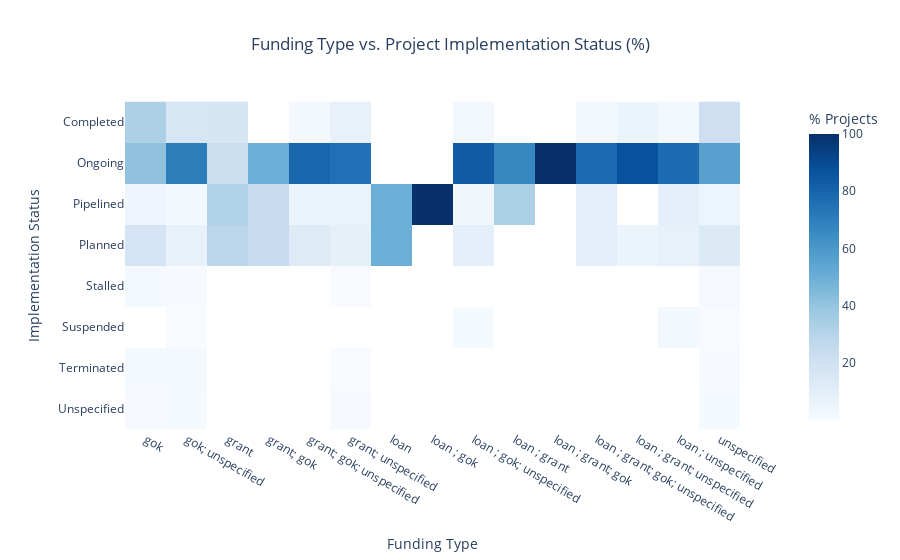

The notebook cell saved with this chart:
### Code cell
import plotly.express as px
import pandas as pd

# Grouping and normalizing data for funding type vs implementation status
funding_vs_success = df.groupby(["funding_type", "implementation_status"]).size().unstack()
funding_vs_success_percentage = funding_vs_success.div(funding_vs_success.sum(axis=1), axis=0) * 100

# Create an interactive heatmap for funding type vs implementation status
fig = px.imshow(funding_vs_success_percentage.T,  # Transpose for correct orientation
                labels=dict(x="Funding Type", y="Implementation Status", color="% Projects"),
                x=funding_vs_success_percentage.index,
                y=funding_vs_success_percentage.columns,
                color_continuous_scale="Blues",  # Modern blue color scale
                title="Funding Type vs. Project Implementation Status (%)")
fig.update_layout(
    template="plotly",  # Use modern plotly template
    title_x=0.5,  # Center the title
    plot_bgcolor="white",  # White plot background
    paper_bgcolor="white",  # White paper background
)
fig.show()

### Figure 1 — Plotly figure (JSON) as saved in the notebook; plotly's stock layout.template omitted (floating-point values rounded to 4 significant figures)
{"data": [{"coloraxis": "coloraxis", "hovertemplate": "Funding Type: %{x}<br>Implementation Status: %{y}<br>% Projects: %{z}<extra></extra>", "name": "0", "type": "heatmap", "x": ["gok", "gok; unspecified", "grant", "grant; gok", "grant; gok; unspecified", "grant; unspecified", "loan", "loan ; gok", "loan ; gok; unspecified", "loan ; grant", "loan ; grant; gok", "loan ; grant; gok; unspecified", "loan ; grant; unspecified", "loan ; unspecified", "unspecified"], "xaxis": "x", "y": ["Completed", "Ongoing", "Pipelined", "Planned", "Stalled", "Suspended", "Terminated", "Unspecified"], "yaxis": "y", "z": [[32.88, 16.28, 17.14, null, 2.299, 7.717, null, null, 2.105, null, null, 2.564, 6.25, 2.564, 21.63], [41.1, 70.62, 22.86, 50, 79.31, 75.24, null, null, 83.16, 66.67, 100, 76.92, 87.5, 76.92, 56.14], [4.795, 2.069, 31.43, 25, 5.747, 6.752, 50, 100, 4.211, 33.33, null, 10.26, null, 10.26, 5.539], [17.81, 7.724, 28.57, 25, 12.64, 9.003, 50, null, 9.474, null, null, 10.26, 6.25, 7.692, 13.7], [1.37, 0.6897, null, null, null, 0.3215, null, null, null, null, null, null, null, null, 1.272], [null, 0.1379, null, null, null, null, null, null, 1.053, null, null, null, null, 2.564, 0.07485], [1.37, 1.517, null, null, null, 0.3215, null, null, null, null, null, null, null, null, 0.5988], [0.6849, 0.9655, null, null, null, 0.6431, null, null, null, null, null, null, null, null, 1.048]]}], "layout": {"coloraxis": {"colorbar": {"title": {"text": "% Projects"}}, "colorscale": [[0, "rgb(247,251,255)"], [0.125, "rgb(222,235,247)"], [0.25, "rgb(198,219,239)"], [0.375, "rgb(158,202,225)"], [0.5, "rgb(107,174,214)"], [0.625, "rgb(66,146,198)"], [0.75, "rgb(33,113,181)"], [0.875, "rgb(8,81,156)"], [1, "rgb(8,48,107)"]]}, "paper_bgcolor": "white", "plot_bgcolor": "white", "title": {"text": "Funding Type vs. Project Implementation Status (%)", "x": 0.5}, "xaxis": {"anchor": "y", "constrain": "domain", "domain": [0, 1], "scaleanchor": "y", "title": {"text": "Funding Type"}}, "yaxis": {"anchor": "x", "autorange": "reversed", "constrain": "domain", "domain": [0, 1], "title": {"text": "Implementation Status"}}}}
